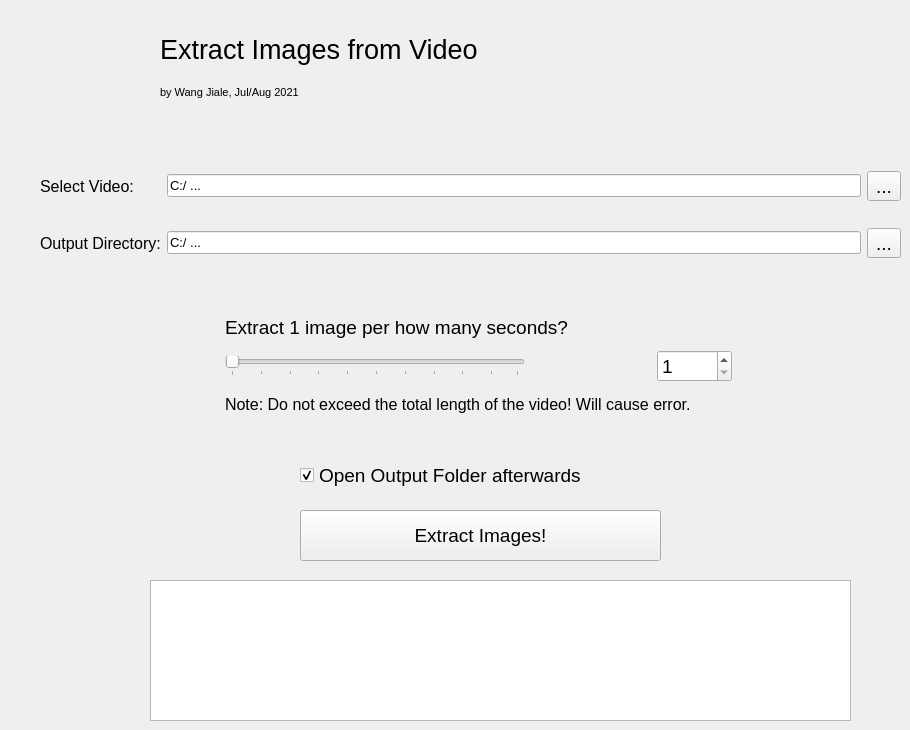
    <widget class="QWidget" name="tab_3">
     <attribute name="title">
      <string>Video Extractor</string>
     </attribute>
     <widget class="QWidget" name="layoutWidget_2">
      <property name="geometry">
       <rect>
        <x>160</x>
        <y>30</y>
        <width>741</width>
        <height>81</height>
       </rect>
      </property>
      <layout class="QGridLayout" name="gridLayout_30">
       <item row="1" column="0">
        <widget class="QLabel" name="label_31">
         <property name="font">
          <font>
           <pointsize>8</pointsize>
          </font>
         </property>
         <property name="text">
          <string>by Wang Jiale, Jul/Aug 2021</string>
         </property>
        </widget>
       </item>
       <item row="0" column="0">
        <widget class="QLabel" name="label_3">
         <property name="font">
          <font>
           <pointsize>20</pointsize>
          </font>
         </property>
         <property name="text">
          <string>Extract Images from Video</string>
         </property>
        </widget>
       </item>
      </layout>
     </widget>
     <widget class="QWidget" name="layoutWidget_3">
      <property name="geometry">
       <rect>
        <x>40</x>
        <y>150</y>
        <width>861</width>
        <height>131</height>
       </rect>
      </property>
      <layout class="QGridLayout" name="gridLayout_31">
       <item row="0" column="3">
        <widget class="QToolButton" name="VideoExtInputBtn">
         <property name="font">
          <font>
           <pointsize>14</pointsize>
          </font>
         </property>
         <property name="text">
          <string>...</string>
         </property>
        </widget>
       </item>
       <item row="0" column="2">
        <widget class="QLineEdit" name="VideoExtInput">
         <property name="font">
          <font>
           <pointsize>10</pointsize>
          </font>
         </property>
         <property name="text">
          <string>C:/ ...</string>
         </property>
         <property name="readOnly">
          <bool>true</bool>
         </property>
        </widget>
       </item>
       <item row="1" column="3">
        <widget class="QToolButton" name="VideoExtOutputBtn">
         <property name="font">
          <font>
           <pointsize>14</pointsize>
          </font>
         </property>
         <property name="text">
          <string>...</string>
         </property>
        </widget>
       </item>
       <item row="0" column="0" colspan="2">
        <widget class="QLabel" name="label_29">
         <property name="font">
          <font>
           <pointsize>12</pointsize>
          </font>
         </property>
         <property name="text">
          <string>Select Video:</string>
         </property>
        </widget>
       </item>
       <item row="1" column="2">
        <widget class="QLineEdit" name="VideoExtOutput">
         <property name="font">
          <font>
           <pointsize>10</pointsize>
          </font>
         </property>
         <property name="text">
          <string>C:/ ...</string>
         </property>
         <property name="readOnly">
          <bool>true</bool>
         </property>
        </widget>
       </item>
       <item row="1" column="0" colspan="2">
        <widget class="QLabel" name="label_34">
         <property name="font">
          <font>
           <pointsize>12</pointsize>
          </font>
         </property>
         <property name="text">
          <string>Output Directory:</string>
         </property>
        </widget>
       </item>
      </layout>
     </widget>
     <widget class="QPushButton" name="VideoExtRunBtn">
      <property name="geometry">
       <rect>
        <x>300</x>
        <y>510</y>
        <width>361</width>
        <height>51</height>
       </rect>
      </property>
      <property name="font">
       <font>
        <pointsize>14</pointsize>
        <kerning>true</kerning>
       </font>
      </property>
      <property name="text">
       <string>Extract Images!</string>
      </property>
     </widget>
     <widget class="QPlainTextEdit" name="VideoExtStatus">
      <property name="geometry">
       <rect>
        <x>150</x>
        <y>580</y>
        <width>701</width>
        <height>141</height>
       </rect>
      </property>
      <property name="font">
       <font>
        <pointsize>10</pointsize>
       </font>
      </property>
      <property name="readOnly">
       <bool>true</bool>
      </property>
      <property name="plainText">
       <string/>
      </property>
      <property name="overwriteMode">
       <bool>true</bool>
      </property>
     </widget>
     <widget class="QCheckBox" name="VideoExtCheckbox">
      <property name="geometry">
       <rect>
        <x>300</x>
        <y>460</y>
        <width>431</width>
        <height>31</height>
       </rect>
      </property>
      <property name="font">
       <font>
        <pointsize>14</pointsize>
       </font>
      </property>
      <property name="text">
       <string>Open Output Folder afterwards</string>
      </property>
      <property name="iconSize">
       <size>
        <width>16</width>
        <height>16</height>
       </size>
      </property>
      <property name="checked">
       <bool>true</bool>
      </property>
     </widget>
     <widget class="QLabel" name="label_37">
      <property name="geometry">
       <rect>
        <x>30</x>
        <y>10</y>
        <width>101</width>
        <height>121</height>
       </rect>
      </property>
      <property name="text">
       <string>&lt;html&gt;&lt;head/&gt;&lt;body&gt;&lt;p&gt;&lt;img src=&quot;:/newPrefix/HTX logo.png&quot; width=&quot;100&quot;/&gt;&lt;/p&gt;&lt;/body&gt;&lt;/html&gt;</string>
      </property>
     </widget>
     <widget class="QWidget" name="">
      <property name="geometry">
       <rect>
        <x>170</x>
        <y>310</y>
        <width>631</width>
        <height>111</height>
       </rect>
      </property>
      <layout class="QGridLayout" name="gridLayout">
       <item row="0" column="0">
        <widget class="QLabel" name="label_35">
         <property name="font">
          <font>
           <pointsize>14</pointsize>
          </font>
         </property>
         <property name="text">
          <string>Extract 1 image per how many seconds?</string>
         </property>
        </widget>
       </item>
       <item row="1" column="0">
        <widget class="QSlider" name="VideoExtSlider">
         <property name="maximumSize">
          <size>
           <width>300</width>
           <height>16777215</height>
          </size>
         </property>
         <property name="cursor">
          <cursorShape>PointingHandCursor</cursorShape>
         </property>
         <property name="minimum">
          <number>1</number>
         </property>
         <property name="maximum">
          <number>100</number>
         </property>
         <property name="singleStep">
          <number>10</number>
         </property>
         <property name="value">
          <number>1</number>
         </property>
         <property name="sliderPosition">
          <number>1</number>
         </property>
         <property name="orientation">
          <enum>Qt::Horizontal</enum>
         </property>
         <property name="invertedAppearance">
          <bool>false</bool>
         </property>
         <property name="invertedControls">
          <bool>false</bool>
         </property>
         <property name="tickPosition">
          <enum>QSlider::TicksBelow</enum>
         </property>
        </widget>
       </item>
       <item row="1" column="1">
        <widget class="QSpinBox" name="VideoExtSliderBox">
         <property name="maximumSize">
          <size>
           <width>75</width>
           <height>16777215</height>
          </size>
         </property>
         <property name="font">
          <font>
           <pointsize>14</pointsize>
          </font>
         </property>
         <property name="minimum">
          <number>1</number>
         </property>
         <property name="maximum">
          <number>100</number>
         </property>
         <property name="singleStep">
          <number>10</number>
         </property>
         <property name="value">
          <number>1</number>
         </property>
         <property name="currNumThreat" stdset="0">
          <number>0</number>
         </property>
        </widget>
       </item>
       <item row="2" column="0" colspan="2">
        <widget class="QLabel" name="label_32">
         <property name="font">
          <font>
           <pointsize>12</pointsize>
          </font>
         </property>
         <property name="text">
          <string>Note: Do not exceed the total length of the video! Will cause error.</string>
         </property>
        </widget>
       </item>
      </layout>
     </widget>
    </widget>
